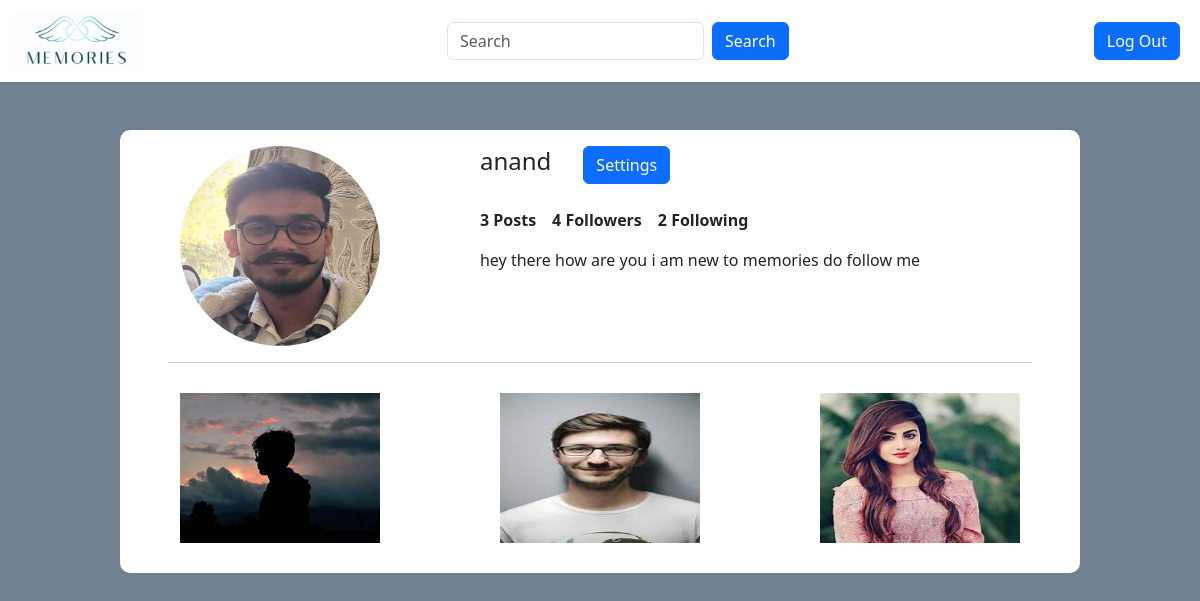
The app's page /profile/anand (signed in) with its own data.
### socialmediawebsite/models.py (models this page shows, shortened)
class Profile(models.Model):
    user = models.ForeignKey(User, on_delete=models.CASCADE)
    id_user = models.IntegerField()
    bio = models.TextField(blank=True)
    profileimg = models.ImageField(upload_to='profile_images', default='blank-profile-picture.png')
    location = models.CharField(max_length=100, blank=True)

class Post(models.Model):
    id = models.UUIDField(primary_key=True, default=uuid.uuid4)
    user = models.CharField(max_length=100)
    image = models.ImageField(upload_to='post_images')
    caption = models.TextField()
    created_at = models.DateTimeField(default=datetime.now)
    no_of_likes = models.IntegerField(default=0)

### socialmediawebsite/views.py (the view)
# urls.py: path('profile',include('socialmediawebsite.urls')),
@login_required(login_url='login')
def profile(request, pk):
    user_object = User.objects.get(username=pk)
    user_profile = Profile.objects.get(user=user_object)
    user_posts = Post.objects.filter(user=pk)
    user_post_length = len(user_posts)
    follower = request.user.username
    user = pk
    if FollowersCount.objects.filter(follower=follower, user=user).first():
        button_text = 'Unfollow'
    else:
        button_text = 'Follow'
    user_followers = len(FollowersCount.objects.filter(user=pk))
    user_following = len(FollowersCount.objects.filter(follower=pk))
    context = {
        'user_object': user_object,
        'user_profile': user_profile,
        'user_posts': user_posts,
        'user_post_length': user_post_length,
        'button_text': button_text,
        'user_followers':user_followers,
        'user_following':user_following,
    }
    return render(request,'profile.html',context)

### templates/profile.html (shortened to what this page needs)
{% load static %}
<!DOCTYPE html>
<html>
<head>
	<link rel="stylesheet" href="https://cdn.jsdelivr.net/npm/bootstrap@5.3.3/dist/css/bootstrap.min.css">
</head>
<body style="background-color: #708090;">
<nav class="navbar navbar-expand-md navbar-light bg-white">
    <div class="container-fluid">
      <a class="navbar-brand me-auto" href="/home/">
        <img src="{% static 'memories.png' %}" alt="Logo" style="width: 130px;">
      </a>
      <div class="offcanvas offcanvas-end" tabindex="-1" id="offcanvasNavbar" aria-labelledby="offcanvasNavbarLabel">
        <div class="offcanvas-body d-md-flex justify-content-end align-items-center">
          <form action="/search/" method="POST" class="d-flex mx-auto">
            <input name="username" class="form-control me-2" type="search" placeholder="Search" aria-label="Search">
            <button class="btn btn-primary" type="submit">Search</button>
          </form>
            <a class="btn btn-primary me-2" href="/logout/">Log Out</a>
        </div>
      </div>
    </div>
  </nav>
  <div class="bg-white" style="border-radius: 10px; width: 80%; margin: 0 auto; ">
  <div class="container mt-5 px-4 ">
  <div class="row gx-5">
    <div class="col-4">
      <div class="p-3 text-center">
        <img style="border-radius: 50%; width: 200px; height: 200px" src="{{user_profile.profileimg.url}}">
      </div>
    </div>
    <div class="col-8">
      <div class="p-3">
        <div class="d-flex align-items-center">
  <h4 class="me-3">{{ user_profile.user.username }}</h4>
  <form action="/follow" method="POST" class="mb-0 ms-3">
    {% if user_object.username == user.username %}
      <a href="/settings" class="btn btn-primary">Settings</a>
    {% else %}
      <button type="submit" name="follow" class="btn btn-primary">{{ button_text }}</button>
    {% endif %}
  </form>
</div>
<br>
<div class="d-flex align-items-center">
  <p class=""><b>{{user_post_length}} Posts</b></p>
<p class="ms-3"><b>{{user_followers}} Followers</b></p>
<p class="ms-3"><b>{{user_following}} Following</b></p>
</div>
<p>{{user_profile.bio}}</p>
      </div>
    </div>
  </div>
</div>
<hr style="width: 90%;margin: 0 auto;">
<div class="container text-center">
  <div class="row align-items-start">
    {% for post in user_posts %}
    <div style="padding: 30px;" class="col-4">
      <img width="200" height="150" src="{{post.image.url}}" alt="post image">
    </div>
    {% endfor %}
  </div>
</div>
</div>
</body>
</html>

### records on screen
Profile: profileimg (picture), user.username "anand", bio "hey there how are you i am new to memories do follow me"
Post: image (picture)
Post: image (picture)
Post: image (picture)

### other values on screen
{{ user_post_length }} "3"
{{ user_followers }} "4"
{{ user_following }} "2"
